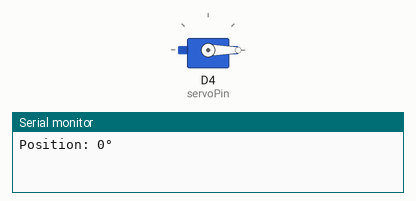
A sketch run on a simulated ESP8266 (NodeMCU). Shown: servo, the last lines printed to the serial monitor.

Above: at 0.05 s.
At 1.5 s:
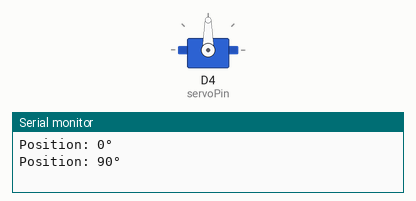
At 3.0 s:
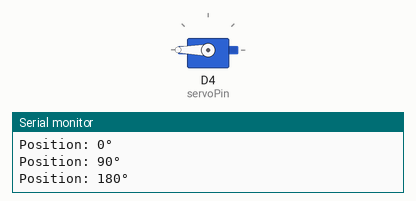
Timing chart, 0 to 6.9 s (numbered marks = the images above):
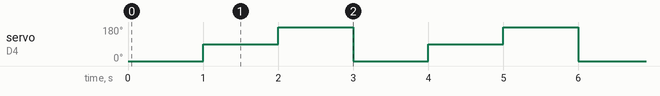

The sketch:

servo.ino
```cpp
#include <Servo.h>

Servo myservo;
int servoPin = D4; // GPIO2

void setup() {
  myservo.attach(servoPin,500,2400); // attach servo to pin
  Serial.begin(9600);
}

void loop() {
  // Move to 0 degrees
  myservo.write(0);
  Serial.println("Position: 0°");
  delay(1000);

  // Move to 90 degrees
  myservo.write(90);
  Serial.println("Position: 90°");
  delay(1000);

  // Move to 180 degrees
  myservo.write(180);
  Serial.println("Position: 180°");
  delay(1000);
}
```

Measured:
- by itself, servo on D4 (servoPin): repeats every 3.0 s: 180° 1.0 s, 0° 1.0 s, 90° 1.0 s
